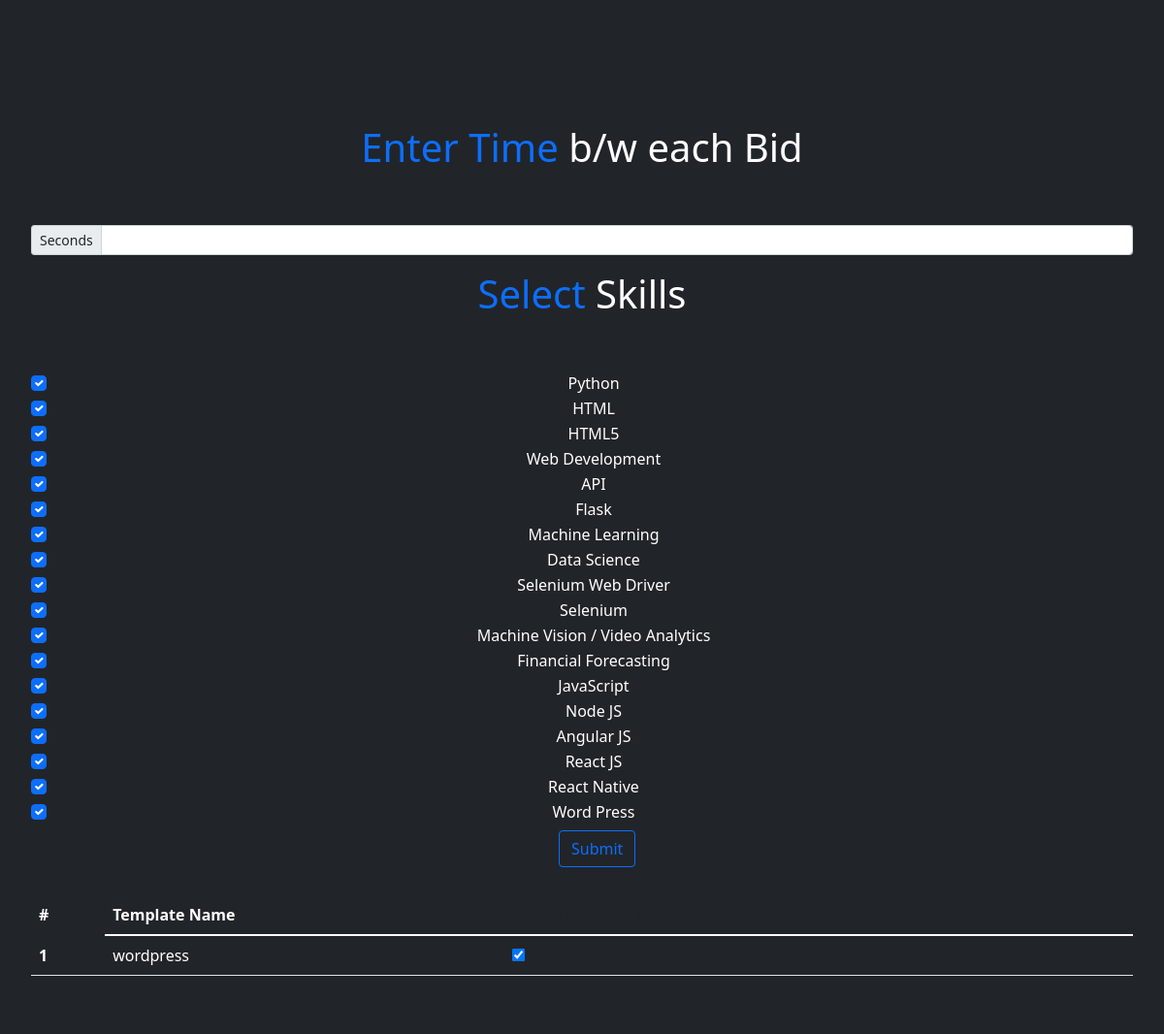
Page /settings on the earlier database version.
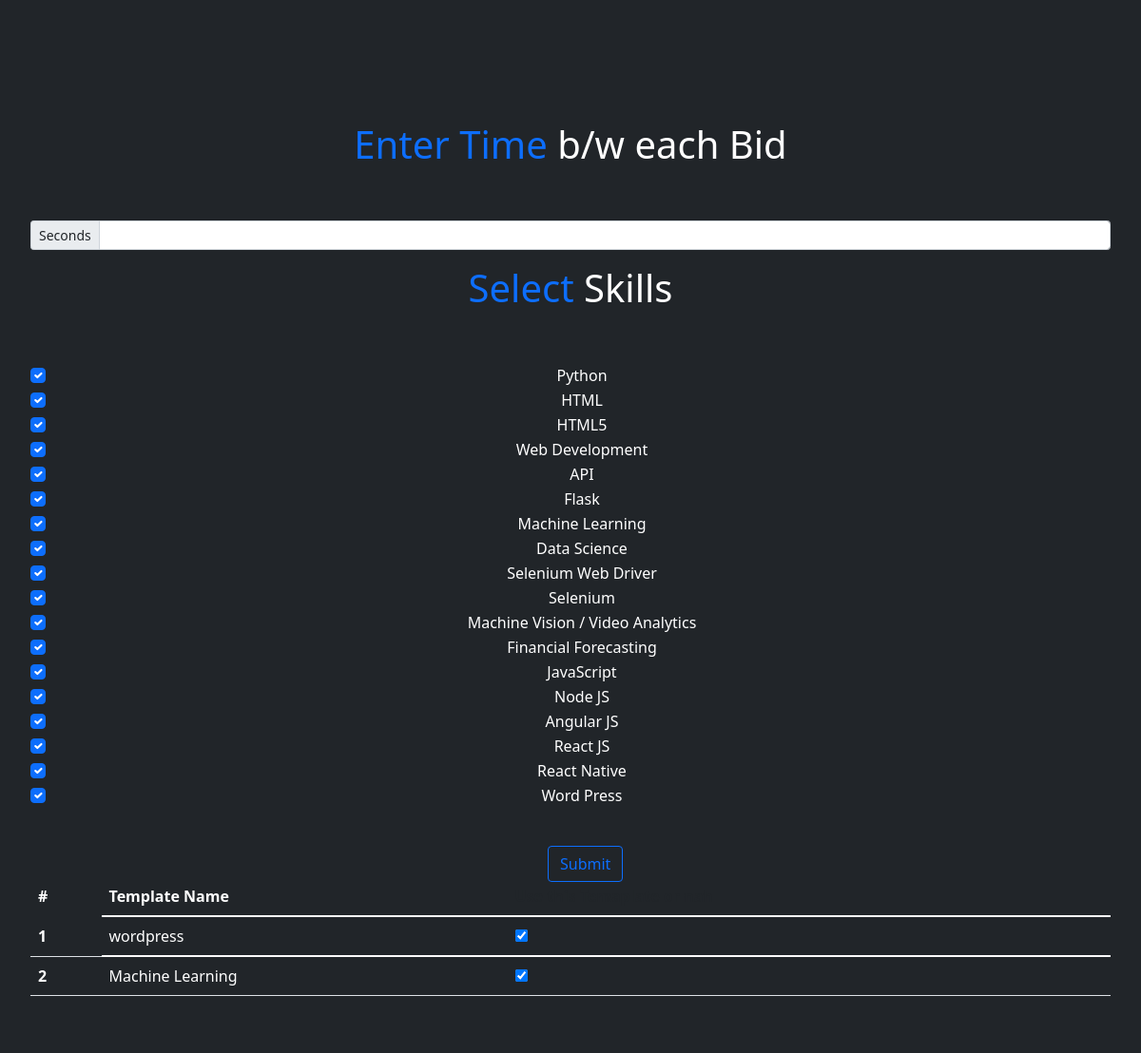
Same page on the later database version.
### models.py (models this page shows, shortened)
class templatesinfo(Base):
    __tablename__ = "templatesinfo"
    id = Column(Integer, primary_key=True, index=True)
    template_name = Column(String, unique=True, index=True)
    template_words = Column(String, unique=True, index=True)
    keywords = Column(String, index=True)

### main.py (the view)
@app.get("/settings", response_class=HTMLResponse)
async def settingspage(request: Request, db: Session = Depends(get_db)):
    alltempdata = db.query(templatesinfo).all()
    return templates.TemplateResponse("scrapper_parameters.html", {"request": request, "alltempdata": alltempdata})

### templates/scrapper_parameters.html (shortened to what the changed rows need)
<!DOCTYPE html>
<html lang="en">
<head>
    <link href="https://cdn.jsdelivr.net/npm/bootstrap@5.1.3/dist/css/bootstrap.min.css" rel="stylesheet">
</head>
<body class="p-3 mb-2 bg-dark text-white">
    <br>
    <br>
    <br>
    <br>
    <div class="p-3 mb-2 bg-dark text-white">
      <form method="post">
        <div class="row">
          <div class="col">
            <table class="table">
              <thead>
                <tr>
                  <th style="color: white;" scope="col">#</th>
                  <th style="color: white;" scope="col">Template Name</th>
                  <th scope="col">Use this Temaplate or nah</th>
                </tr>
              </thead>
              <tbody>
                  {% for tempdata in alltempdata %}
                <tr class="table" style="color: white;">
                  <th scope="row">{{ tempdata.id }}</th>
                  <td>{{ tempdata.template_name }}</td>
                  <td><input type="checkbox" value={{ tempdata.id }} id= {{ tempdata.id }} name= {{ tempdata.id }} class="temp_check" checked></td>
                </tr>
                {% endfor %}
          </div>
          <div class="col">
            <h1 style="text-align: center;" class="display-6"><span style="color:#0d6efd;">Enter Time</span> b/w each Bid</h1>
            <br>
            <br>
          </div>
          <div class="col">
            <h1 style="text-align: center;" class="display-6"><span style="color:#0d6efd;">Select</span> Skills</h1>
            <br>
            <br>
              <br>
              <br>
              <br>
          </div>
        </form>
        </div>
</body>
</html>

Differences in the rows shown:
added templatesinfo: id "2", template_name "Machine Learning"
